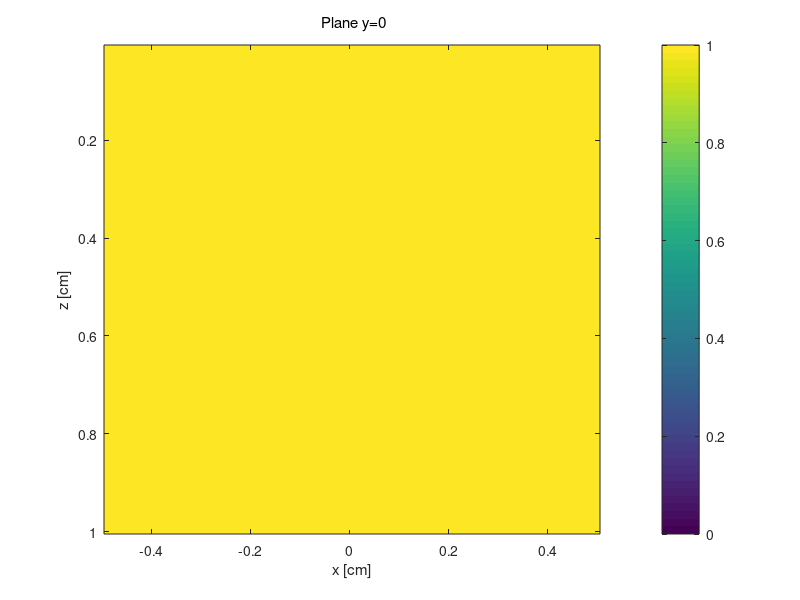

Recreate this plot in MATLAB.
% Create the files for the simulation
   
clear
format compact
clc
home

%File location
cd('C:\Users\raphi\Documents\ubuntu_share')

%%% USER CHOICES %%%%%%%% <-------- You must set these parameters ------
SAVEON      = 1;        % 1 = save myname_T.bin, myname_H.mci 
                        % 0 = don't save. Just check the program.

myname      = 'test2';% name for files: myname_T.bin, myname_H.mci  
time_min    = 0.5;      	% time duration of the simulation [min] <----- run time -----
Nx          = 100;    	% # of bins in each dimension of cube 
Ny          = 100;    	% # of bins in each dimension of cube 
Nz          = 100;    	% # of bins in each dimension of cube 
binsize     = 0.01; 	% size of each bin, eg. [cm]

% Set Monte Carlo launch flags (not in use)
mcflag      = 0;     	% launch: 0 = uniform beam, 1 = Gaussian, 2 = isotropic pt. 
                        % 3 = rectangular beam (use xfocus,yfocus for x,y halfwidths)
launchflag  = 1;        % 0 = let mcxyz.c calculate launch trajectory
                        % 1 = manually set launch vector.
boundaryflag = 1;       % 0 = no boundaries, 1 = escape at boundaries
                        % 2 = escape at surface only. No x, y, bottom z
                        % boundaries

% Sets position of source with 0 centered on each Aline
xs          = 0;      	% x of source
ys          = 0;        % y of source
zs          = 0.0001;  	% z of source must start in simulation

% Set position of focus, so mcxyz can calculate launch trajectory (not in use)
xfocus      = 0;        % set x,position of focus
yfocus      = 0;        % set y,position of focus
zfocus      = inf;    	% set z,position of focus (=inf for collimated beam)

% Set detection parameter
radius      = 0.05;     % Half width of the BScan
waist       = 0.05;  	% Width of the scanned beam (Not in use)
Ndetectors  = 512;      % Number of Aline per BScan
det_radius  = 0.1;      % Width of the beam at the imaging lens
flens       = 2.0;      % Focal lenth of the lens
cos_accept  = flens./sqrt((det_radius).^2+(flens).^2);

% only used if launchflag == 1 (manually set launch trajectory): (not in use)
ux0         = 0;      % trajectory projected onto x axis
uy0         = 0;      % trajectory projected onto y axis
uz0         = sqrt(1 - ux0^2 - uy0^2); % such that ux^2 + uy^2 + uz^2 = 1

% Bias scattering parameter
a_coef    = 0.9;
p         = 0.5;

%%%%%%%%%%%%%%%%%%%%%%%%%

%%%%%%%%%%%%
% Create Sample
%%%
zsurf = 0.0;  % position of air/skin surface
T = double(zeros(Nx,Ny,Nz));
T(:) = 1;
Nt = 1; %Number if layers
muav(1) = 10;    %Absorption coef. of first layer
musv(1) = 100;   %Scattering coef. of first layer
gv(1) = 0.9;     %Anisotropy of first layer
nrv(1) = 1;      %Refraction index of first layer

%%%%%%%%%% 
% Prepare Monte Carlo 
%%%


% Specify Monte Carlo parameters    
dx = binsize;
dy = binsize;
dz = binsize;
x  = ([1:Nx]'-Nx/2)*dx;
y  = ([1:Ny]'-Ny/2)*dy;
z  = [1:Nz]'*dz;
zmin = min(z);
zmax = max(z);
xmin = min(x);
xmax = max(x);

if isinf(zfocus), zfocus = 1e12; end



%%
if SAVEON
    tic
    % convert T to linear array of integer values, v(i)i = 0;
    v = uint8(reshape(T,Ny*Nx*Nz,1));

    %% WRITE FILES
    % Write myname_H.mci file
    %   which contains the Monte Carlo simulation parameters
    %   and specifies the tissue optical properties for each tissue type.
    commandwindow
    disp(sprintf('--------create %s --------',myname))
    filename = sprintf('%s_H.mci',myname);
    fid = fopen(filename,'w');
        % run parameters
        fprintf(fid,'%0.2f\n',time_min);
        fprintf(fid,'%0.4f\n',a_coef);
        fprintf(fid,'%0.4f\n',p);
        fprintf(fid,'%0.4f\n',Ndetectors);
        fprintf(fid,'%0.4f\n',det_radius);
        fprintf(fid,'%0.4f\n',cos_accept);
        fprintf(fid,'%d\n'   ,Nx);
        fprintf(fid,'%d\n'   ,Ny);
        fprintf(fid,'%d\n'   ,Nz);
        fprintf(fid,'%0.4f\n',dx);
        fprintf(fid,'%0.4f\n',dy);
        fprintf(fid,'%0.4f\n',dz);
        % launch parameters
        fprintf(fid,'%d\n'   ,mcflag);
        fprintf(fid,'%d\n'   ,launchflag);
        fprintf(fid,'%d\n'   ,boundaryflag);
        fprintf(fid,'%0.4f\n',xs);
        fprintf(fid,'%0.4f\n',ys);
        fprintf(fid,'%0.4f\n',zs);
        fprintf(fid,'%0.4f\n',xfocus);
        fprintf(fid,'%0.4f\n',yfocus);
        fprintf(fid,'%0.4f\n',zfocus);
        fprintf(fid,'%0.4f\n',ux0); % if manually setting ux,uy,uz
        fprintf(fid,'%0.4f\n',uy0);
        fprintf(fid,'%0.4f\n',uz0);
        fprintf(fid,'%0.4f\n',radius);
        fprintf(fid,'%0.4f\n',waist);
        fprintf(fid,'%0.4f\n',zsurf);
        % tissue optical properties
        fprintf(fid,'%d\n',Nt);
        for i=1:Nt
            fprintf(fid,'%0.6f\n',muav(i));
            fprintf(fid,'%0.6f\n',musv(i));
            fprintf(fid,'%0.6f\n',gv(i));
            fprintf(fid,'%0.6f\n',nrv(i));
        end
    fclose(fid);

    %% write myname_T.bin file
    filename = sprintf('%s_T.bin',myname);
    disp(['create ' filename])
    fid = fopen(filename,'wb');
    fwrite(fid,v,'uint8');
    fclose(fid);

    toc
end % SAVEON


%% Look at structure of Tzx at iy=Ny/2
Txzy = shiftdim(T,1);   % Tyxz --> Txzy
Tzx  = Txzy(:,:,Ny/2)'; % Tzx

%%
figure; clf
Tzx = squeeze(T(:,round(Ny/2),:))';
imagesc(x,z,Tzx,[0 Nt])
xlabel('x [cm]')
ylabel('z [cm]')
title('\rm Plane y=0')
colorbar
